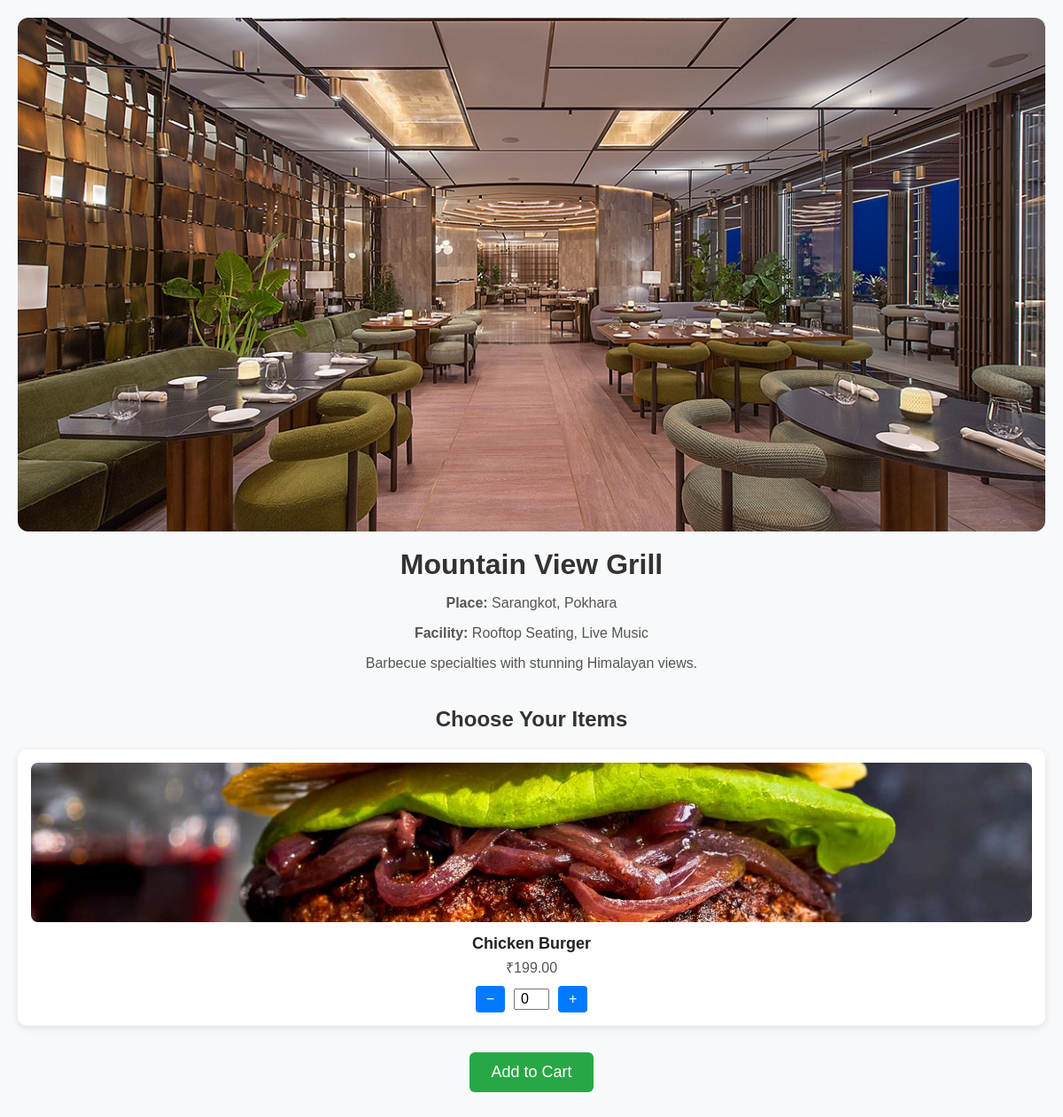
The app's page /restaurant_detail/2 (signed in) with its own data.
### creation/models.py (models this page shows, shortened)
class Restaurant(models.Model):
    name=models.CharField(max_length=100)
    description=models.TextField()
    image=models.CharField(max_length=200)
    place=models.CharField(max_length=100)
    facility=models.TextField(max_length=225)
    class Meta:
        ordering =['id']

class MenuItem(models.Model):
    restaurant = models.ForeignKey(Restaurant,on_delete=models.CASCADE)
    id=models.AutoField(primary_key=True)
    name=models.CharField(max_length=200)
    description=models.TextField()
    price=models.DecimalField(max_digits=10,decimal_places=2)
    image=models.CharField(max_length=255)
    class Meta:
        unique_together = ('restaurant', 'name')

### creation/views.py (the view)
# urls.py: path('restaurant_detail/<int:restaurant_id>',views.restaurant_detail,name='restaurant_detail'),
@login_required
def restaurant_detail(request, restaurant_id):
    restaurant = get_object_or_404(Restaurant, id=restaurant_id)
    menu_items =MenuItem.objects.filter(restaurant=restaurant)
    return render(request, 'restaurant_detail.html', {
        'restaurant': restaurant,
        'menu_items': menu_items,
    })

### creation/templates/restaurant_detail.html (shortened to what this page needs)
{% load static %}
<!DOCTYPE html>
<html lang="en">
<head>
</head>
<body>
<div class="restaurant-header">
  <img src="{% static 'creation/images/' %}{{ restaurant.image }}" alt="{{ restaurant.name }}">
  <h1>{{ restaurant.name }}</h1>
  <p><strong>Place:</strong> {{ restaurant.place }}</p>
  <p><strong>Facility:</strong> {{ restaurant.facility }}</p>
  <p>{{ restaurant.description }}</p>
</div>
<h2>Choose Your Items</h2>
<form method="POST" action="{% url 'add_to_cart' %}">
  <div class="menu-grid">
    {% for item in menu_items %}
      <div class="menu-card">
        <img src="{% static 'creation/images/' %}{{ item.image }}" alt="{{ item.name }}">
        <h3>{{ item.name }}</h3>
        <p>₹{{ item.price }}</p>
        <div class="quantity-controls">
          <button type="button" onclick="decreaseQty('{{ item.id }}')">−</button>
          <input type="number" name="item_{{ item.id }}" id="qty_{{ item.id }}" value="0" min="0">
          <button type="button" onclick="increaseQty('{{ item.id }}')">+</button>
        </div>
      </div>
    {% endfor %}
  </div>
  <input type="submit" value="Add to Cart" class="submit-button">
</form>
</body>
</html>

### creation/templates/restaurant_detail.html (style rules this page uses)
* { box-sizing: border-box; }
body { font-family: Arial, sans-serif; background-color: #f8f9fa; margin: 0; padding: 20px; color: #333; }
.restaurant-header { text-align: center; margin-bottom: 30px; }
.restaurant-header img { max-width: 100%; height: auto; border-radius: 12px; margin-bottom: 15px; }
.restaurant-header h1 { margin: 0; font-size: 32px; }
.restaurant-header p { font-size: 16px; color: #555; }
h2 { margin-top: 40px; font-size: 24px; text-align: center; }
form { margin-top: 20px; }
.menu-grid { display: grid; grid-template-columns: repeat(auto-fit, minmax(250px, 1fr)); gap: 20px; }
.menu-card { background: #fff; border-radius: 10px; padding: 15px; box-shadow: 0 2px 8px rgba(0,0,0,0.1); text-align: center; }
.menu-card img { width: 100%; height: 180px; object-fit: cover; border-radius: 8px; }
.menu-card h3 { margin: 10px 0 5px; font-size: 18px; color: #222; }
.menu-card p { margin: 0 0 10px; color: #555; }
.quantity-controls { display: flex; align-items: center; justify-content: center; margin-top: 10px; }
.quantity-controls button { padding: 6px 12px; font-size: 16px; border: none; background: #007bff; color: white; border-radius: 4px; cursor: pointer; }
.quantity-controls input { width: 40px; text-align: center; font-size: 16px; margin: 0 10px; }
.submit-button { display: block; margin: 30px auto; padding: 12px 24px; font-size: 18px; background-color: #28a745; color: white; border: none; border-radius: 6px; cursor: pointer; }

### records on screen
Restaurant: image (picture), name "Mountain View Grill", place "Sarangkot, Pokhara", facility "Rooftop Seating, Live Music", description "Barbecue specialties with stunning Himalayan views."
MenuItem: image (picture), name "Chicken Burger", price "199.00"
